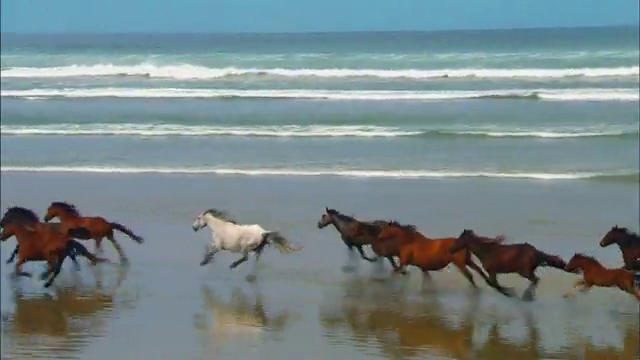
//> input picture frame 90 of data/video/Wildlife.mp4, 640 x 360 px
$ ./vcpkg_main   (built with g++ and OpenCV 4)
//> lines starting //> are read from the running program, lines starting //| are printed output that depends on the picture
#include <opencv2/opencv.hpp>
#include <iostream>

static void onMouse(int event, int x, int y, int, void*)
{
	if (event == cv::EVENT_LBUTTONDOWN)
		std::cout << "EVENT_LBUTTONDOWN" << std::endl;
	if (event == cv::EVENT_LBUTTONUP)
		std::cout << "EVENT_LBUTTONUP" << std::endl;
	if (event == cv::EVENT_RBUTTONDOWN)
		std::cout << "EVENT_RBUTTONDOWN" << std::endl;
	if (event == cv::EVENT_RBUTTONUP)
		std::cout << "EVENT_RBUTTONUP" << std::endl;
}

int main()
{
	cv::namedWindow("raw", cv::WINDOW_AUTOSIZE);
	cv::namedWindow("gray", cv::WINDOW_AUTOSIZE);
	cv::namedWindow("canny", cv::WINDOW_AUTOSIZE);

	cv::setMouseCallback("raw", onMouse, 0);

	cv::VideoCapture cap;
	//cap.open(0);
	cap.open("Wildlife.mp4");
	//cap.open("F:/Amin/Desktop/SISW projekt/00000.MTS");
	//cap.open("F:\\Amin\\Desktop\\SISW projekt\\0000.MTS");

	if (!cap.isOpened())
	{
		std::cerr << "Couldn't open capture." << std::endl;
		return -1;
	}

	cv::UMat bgr_frame, gray, canny;

	for (;;)
	{
		cap >> bgr_frame;
//> bgr_frame is the input picture: 360 rows x 640 cols, CV_8UC3; mean B, G, R 138.9, 136.4, 120.5
		if (bgr_frame.empty()) break;

		cv::imshow("raw", bgr_frame);

		cv::cvtColor(bgr_frame, gray, cv::COLOR_BGR2GRAY);
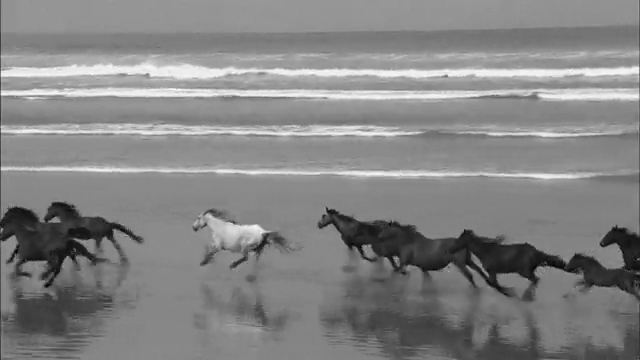
//> gray: 360 rows x 640 cols, CV_8UC1; min 0, max 253, mean 131.9
		cv::imshow("gray", gray);

		cv::Canny(gray, canny, 10, 100, 3, true);
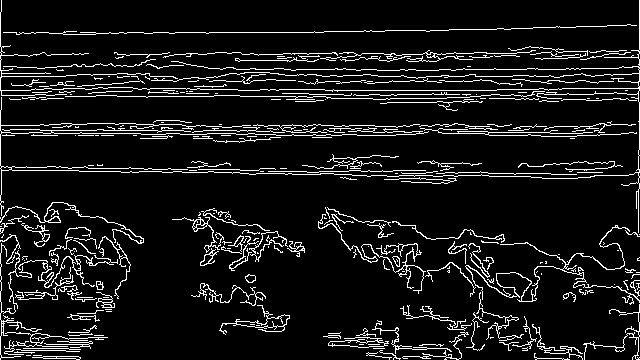
//> canny: 360 rows x 640 cols, CV_8UC1; 9% white in thin lines or dots
		cv::imshow("canny", canny);

		char c = cv::waitKey(10);
//> the Esc key is pressed
		if (c == 27) break;
	}

	cap.release();
	return 0;
}

$ run again, starting later in the video
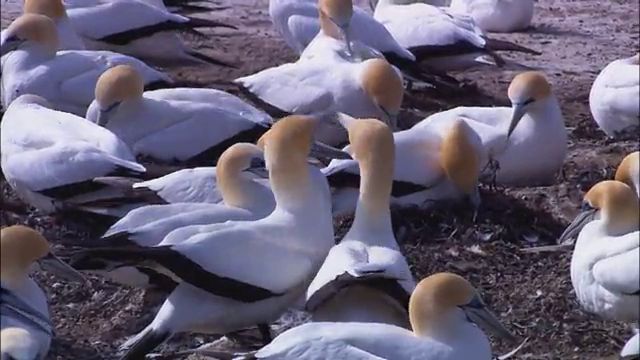
//> input picture frame 405 of data/video/Wildlife.mp4, 640 x 360 px
//> bgr_frame is the input picture: 360 rows x 640 cols, CV_8UC3; mean B, G, R 117.2, 97.2, 104.3
//> `cv::cvtColor(bgr_frame, gray, cv::COLOR_BGR2GRAY);`:
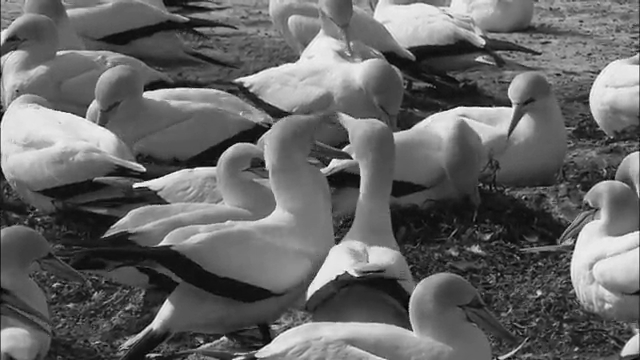
//> gray: 360 rows x 640 cols, CV_8UC1; min 0, max 255, mean 101.6
//> `cv::Canny(gray, canny, 10, 100, 3, true);`:
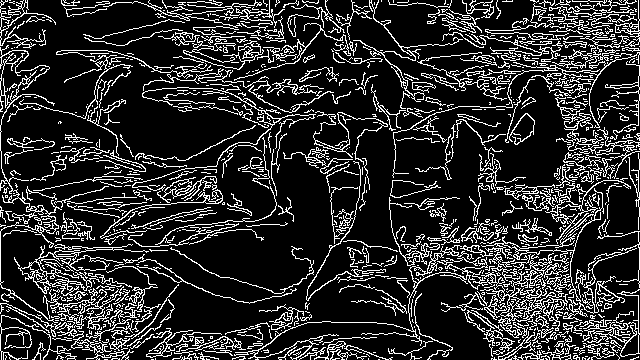
//> canny: 360 rows x 640 cols, CV_8UC1; 17.8% white in thin lines or dots

$ run again, starting later in the video
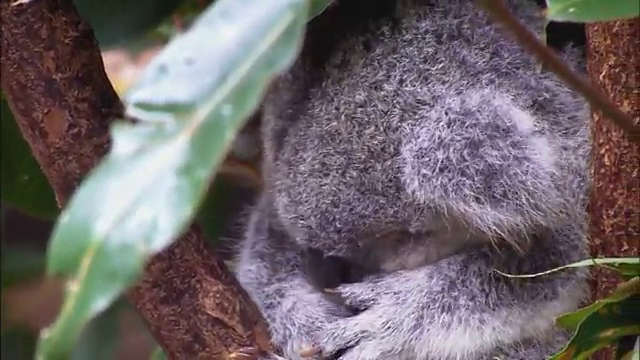
//> input picture frame 721 of data/video/Wildlife.mp4, 640 x 360 px
//> bgr_frame is the input picture: 360 rows x 640 cols, CV_8UC3; mean B, G, R 104.4, 101.1, 110.2
//> `cv::cvtColor(bgr_frame, gray, cv::COLOR_BGR2GRAY);`:
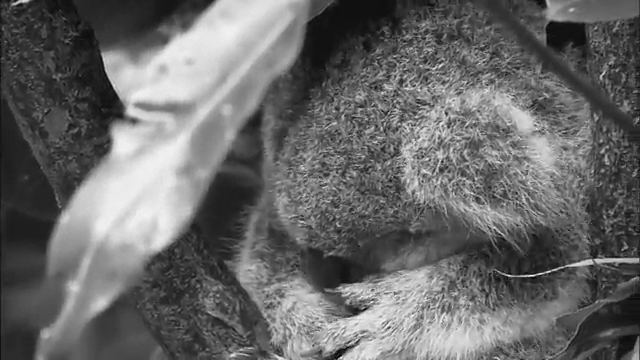
//> gray: 360 rows x 640 cols, CV_8UC1; min 0, max 250, mean 104.1
//> `cv::Canny(gray, canny, 10, 100, 3, true);`:
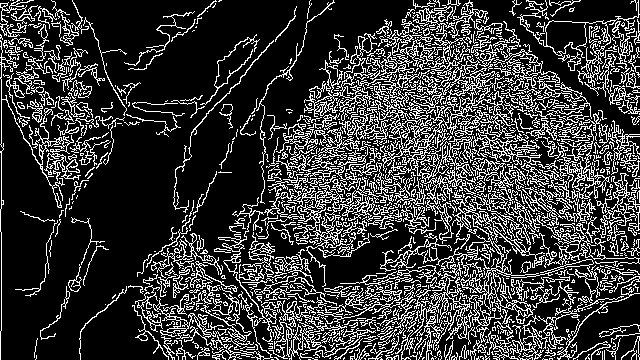
//> canny: 360 rows x 640 cols, CV_8UC1; 22.6% white in thin lines or dots
